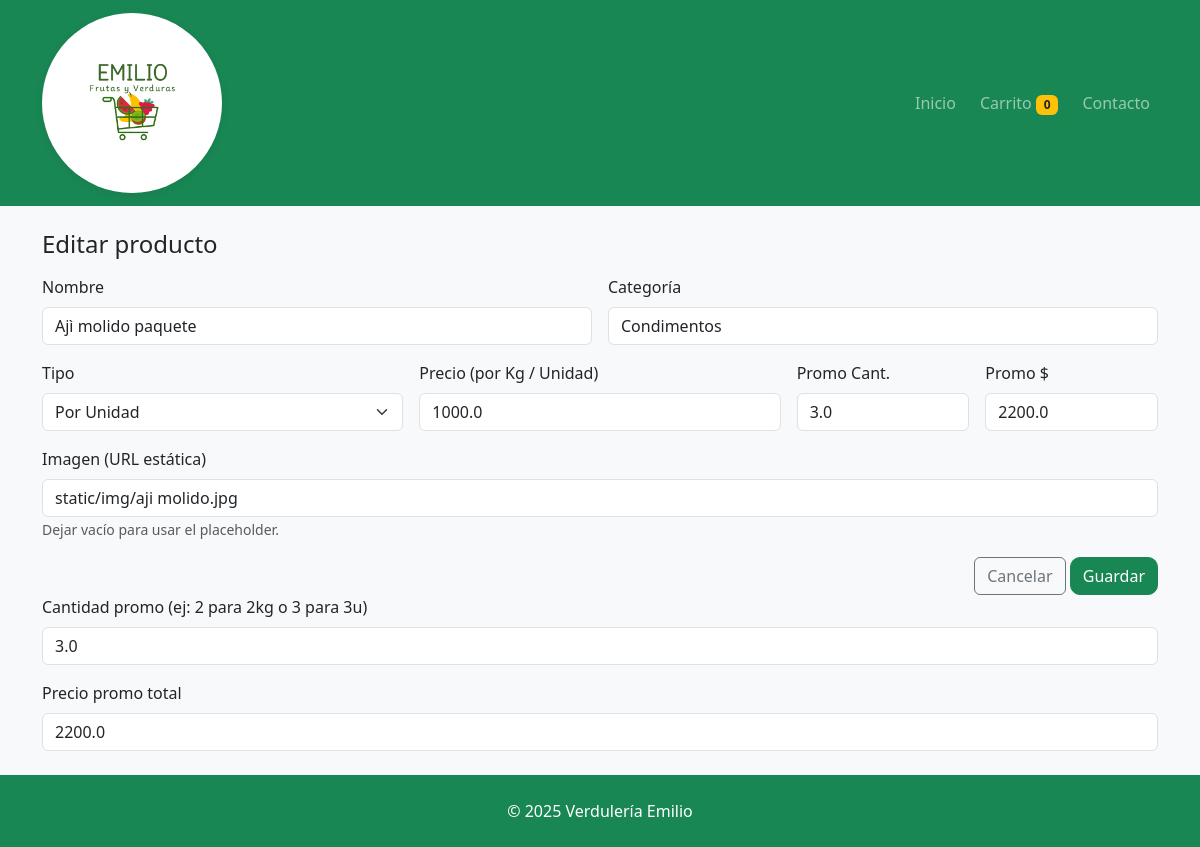
The page /admin_edit/32 (signed in) on the database its author committed.
### tables this page shows
CREATE TABLE products(
            id INTEGER PRIMARY KEY AUTOINCREMENT,
            name TEXT NOT NULL,
            category TEXT NOT NULL,
            kind TEXT NOT NULL,         -- 'kg' o 'unit'
            price REAL NOT NULL,        -- $ por Kg o por Unidad
            promo_qty REAL,             -- cantidad promo (ej 2.0 kg o 3.0 uni)
            promo_price REAL,           -- precio promo total
            image TEXT                  -- ruta imagen (static)
        );

### app.py (the view, shortened to what this page needs)
@app.route("/admin_edit/<int:pid>", methods=["GET", "POST"])
def admin_edit(pid):
    if not session.get("is_admin"):
        return redirect(url_for("login_admin"))
    with db() as con:
        producto = con.execute("SELECT * FROM products WHERE id = ?", (pid,)).fetchone()
    if not producto:
        flash("Producto no encontrado.", "danger")
        return redirect(url_for("admin"))
    return render_template("admin_form.html", product=producto)

### app.py (called while the page is built)
def db():
    con = sqlite3.connect(DB_PATH)
    con.row_factory = sqlite3.Row
    return con

### templates/admin_form.html (shortened to what this page needs)
{% extends "base.html" %}
{% block content %}
<h1 class="h4 mb-3">{{ 'Editar' if product else 'Nuevo' }} producto</h1>
<form method="post" class="row g-3">
  <div class="col-12 col-md-6">
    <label class="form-label">Nombre</label>
    <input name="name" value="{{ product.name if product }}" required class="form-control">
  </div>
  <div class="col-12 col-md-6">
    <label class="form-label">Categoría</label>
    <input name="category" value="{{ product.category if product }}" required class="form-control" placeholder="Frutas, Verduras, Otros...">
  </div>
  <div class="col-6 col-md-4">
    <label class="form-label">Tipo</label>
    <select name="kind" class="form-select">
      <option value="unit" {{ 'selected' if product and product.kind=='unit' }}>Por Unidad</option>
    </select>
  </div>
  <div class="col-6 col-md-4">
    <label class="form-label">Precio (por Kg / Unidad)</label>
    <input name="price" type="number" step="0.01" value="{{ product.price if product }}" required class="form-control">
  </div>
  <div class="col-6 col-md-2">
    <label class="form-label">Promo Cant.</label>
    <input name="promo_qty" type="number" step="0.25" value="{{ product.promo_qty if product }}" class="form-control" placeholder="ej 2">
  </div>
  <div class="col-6 col-md-2">
    <label class="form-label">Promo $</label>
    <input name="promo_price" type="number" step="0.01" value="{{ product.promo_price if product }}" class="form-control">
  </div>
  <div class="col-12">
    <label class="form-label">Imagen (URL estática)</label>
    <input name="image" value="{{ product.image if product }}" class="form-control" placeholder="static/img/mi-foto.jpg">
    <small class="text-muted">Dejar vacío para usar el placeholder.</small>
  </div>
  <div class="col-12 text-end">
    <a class="btn btn-outline-secondary" href="{{ url_for('admin') }}">Cancelar</a>
    <button class="btn btn-success">Guardar</button>
  </div>
</form>
<div class="mb-3">
  <label for="promo_qty" class="form-label">Cantidad promo (ej: 2 para 2kg o 3 para 3u)</label>
  <input type="number" step="any" min="0" class="form-control" id="promo_qty" name="promo_qty"
         value="{{ product.promo_qty if product else '' }}">
</div>
<div class="mb-3">
  <label for="promo_price" class="form-label">Precio promo total</label>
  <input type="number" step="any" min="0" class="form-control" id="promo_price" name="promo_price"
         value="{{ product.promo_price if product else '' }}">
</div>
{% endblock %}

### static/css/styles.css (style rules this page uses)
body { background: #fafafa; }
.btn-success { border-radius: 10px; }

### rows shown on the page
products: name "Ajì molido paquete", category "Condimentos", price "1000.0", promo_qty "3.0", promo_price "2200.0", image "static/img/aji molido.jpg"

### other values the page prints
{{ 'Editar' if product else 'Nuevo' }} "Editar"
